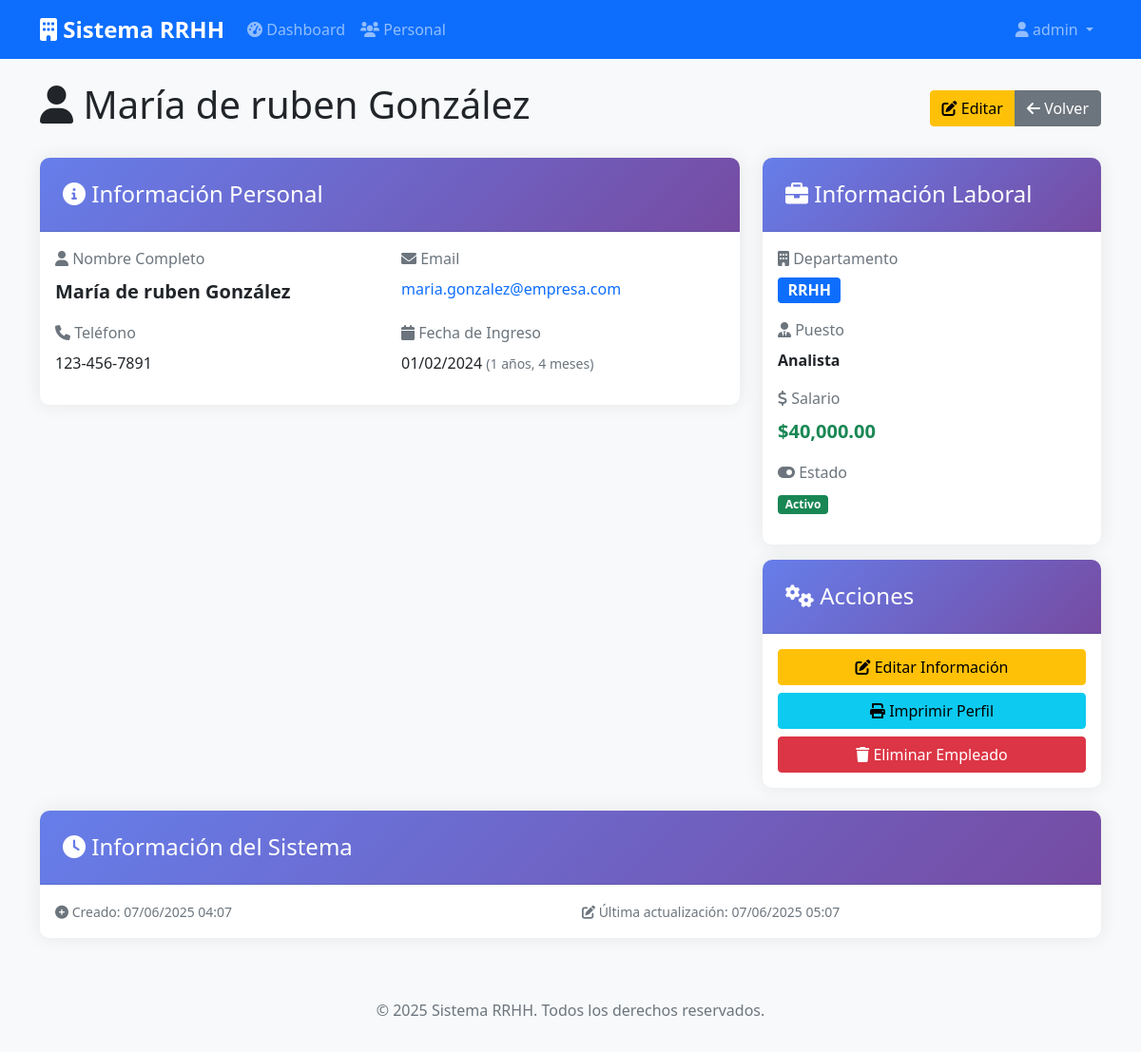
The app's page /pages/personal_view.php?id=2 (signed in) with its own data.
### tables this page shows
CREATE TABLE `personal` (
  `id` int NOT NULL AUTO_INCREMENT,
  `nombre` varchar(100) NOT NULL,
  `apellido` varchar(100) NOT NULL,
  `email` varchar(100) NOT NULL,
  `telefono` varchar(20) DEFAULT NULL,
  `departamento` varchar(100) DEFAULT NULL,
  `puesto` varchar(100) DEFAULT NULL,
  `fecha_ingreso` date DEFAULT NULL,
  `salario` decimal(10,2) DEFAULT NULL,
  `activo` tinyint(1) DEFAULT '1',
  `created_at` timestamp NULL DEFAULT CURRENT_TIMESTAMP,
  `updated_at` timestamp NULL DEFAULT CURRENT_TIMESTAMP ON UPDATE CURRENT_TIMESTAMP,
  PRIMARY KEY (`id`),
  UNIQUE KEY `email` (`email`)
);

### functions/personal.php (called while the page is built, shortened)
<?php
require_once '../config/database.php';
class Personal {
    private $conn;
    public function __construct() {
        $database = new Database();
        $this->conn = $database->getConnection();
    }
    public function readOne($id) {
        $query = "SELECT * FROM personal WHERE id = :id AND activo = 1";
        $stmt = $this->conn->prepare($query);
        $stmt->bindParam(':id', $id);
        $stmt->execute();
        return $stmt->fetch(PDO::FETCH_ASSOC);
    }
}
?>

### config/database.php (called while the page is built, shortened)
<?php
class Database {
    private $host = 'localhost';
    private $db_name = 'rrhh_system';
    private $username = 'root';
    private $password = 'Ruben2004';
    public function getConnection() {
        $this->conn = null;
        try {
            $this->conn = new PDO(
                "mysql:host=" . $this->host . ";dbname=" . $this->db_name . ";charset=utf8",
                $this->username,
                $this->password
            );
            $this->conn->setAttribute(PDO::ATTR_ERRMODE, PDO::ERRMODE_EXCEPTION);
        } catch(PDOException $exception) {
            echo "Error de conexión: " . $exception->getMessage();
        }
        return $this->conn;
    }
}
?>

### pages/personal_view.php (the view, shortened to what this page needs)
<?php
require_once '../includes/header.php';
require_once '../functions/personal.php';
$personal = new Personal();
$empleado = $personal->readOne($_GET['id']);
?>
<div class="row">
    <div class="col-12">
        <div class="d-flex justify-content-between align-items-center mb-4">
            <h1>
                <i class="fas fa-user"></i>
                <?php echo htmlspecialchars($empleado['nombre'] . ' ' . $empleado['apellido']); ?>
            </h1>
            <div class="btn-group">
                <a href="personal_form.php?id=<?php echo $empleado['id']; ?>" class="btn btn-warning">
                    <i class="fas fa-edit"></i> Editar
                </a>
                <a href="personal.php" class="btn btn-secondary">
                    <i class="fas fa-arrow-left"></i> Volver
                </a>
            </div>
        </div>
    </div>
</div>
<div class="row">
    <div class="col-lg-8">
        <div class="card">
            <div class="card-header">
                <h4><i class="fas fa-info-circle"></i> Información Personal</h4>
            </div>
            <div class="card-body">
                <div class="row">
                    <div class="col-md-6">
                        <div class="mb-3">
                            <label class="form-label text-muted">
                                <i class="fas fa-user"></i> Nombre Completo
                            </label>
                            <div class="fw-bold fs-5">
                                <?php echo htmlspecialchars($empleado['nombre'] . ' ' . $empleado['apellido']); ?>
                            </div>
                        </div>
                    </div>
                    <div class="col-md-6">
                        <div class="mb-3">
                            <label class="form-label text-muted">
                                <i class="fas fa-envelope"></i> Email
                            </label>
                            <div>
                                <a href="mailto:<?php echo htmlspecialchars($empleado['email']); ?>" class="text-decoration-none">
                                    <?php echo htmlspecialchars($empleado['email']); ?>
                                </a>
                            </div>
                        </div>
                    </div>
                </div>
                <div class="row">
                    <div class="col-md-6">
                        <div class="mb-3">
                            <label class="form-label text-muted">
                                <i class="fas fa-phone"></i> Teléfono
                            </label>
                            <div>
                                <?php echo $empleado['telefono'] ? htmlspecialchars($empleado['telefono']) : '<span class="text-muted">No especificado</span>'; ?>
                            </div>
                        </div>
                    </div>
                    <div class="col-md-6">
                        <div class="mb-3">
                            <label class="form-label text-muted">
                                <i class="fas fa-calendar"></i> Fecha de Ingreso
                            </label>
                            <div>
                                <?php
                                if ($empleado['fecha_ingreso']) {
                                    $fecha = new DateTime($empleado['fecha_ingreso']);
                                    echo $fecha->format('d/m/Y');
                                    $hoy = new DateTime();
                                    $antiguedad = $hoy->diff($fecha);
                                    echo ' <small class="text-muted">(' . $antiguedad->y . ' años, ' . $antiguedad->m . ' meses)</small>';
                                } else {
                                    echo '<span class="text-muted">No especificada</span>';
                                }
                                ?>
                            </div>
                        </div>
                    </div>
                </div>
            </div>
        </div>
    </div>
    <div class="col-lg-4">
        <div class="card">
            <div class="card-header">
                <h4><i class="fas fa-briefcase"></i> Información Laboral</h4>
            </div>
            <div class="card-body">
                <div class="mb-3">
                    <label class="form-label text-muted">
                        <i class="fas fa-building"></i> Departamento
                    </label>
                    <div>
                        <span class="badge bg-primary fs-6">
                            <?php echo htmlspecialchars($empleado['departamento']); ?>
                        </span>
                    </div>
                </div>
                <div class="mb-3">
                    <label class="form-label text-muted">
                        <i class="fas fa-user-tie"></i> Puesto
                    </label>
                    <div class="fw-bold">
                        <?php echo htmlspecialchars($empleado['puesto']); ?>
                    </div>
                </div>
                <div class="mb-3">
                    <label class="form-label text-muted">
                        <i class="fas fa-dollar-sign"></i> Salario
                    </label>
                    <div class="fw-bold text-success fs-5">
                        <?php
                        if ($empleado['salario']) {
                            echo '$' . number_format($empleado['salario'], 2, '.', ',');
                        } else {
                            echo '<span class="text-muted">No especificado</span>';
                        }
                        ?>
                    </div>
                </div>
                <div class="mb-3">
                    <label class="form-label text-muted">
                        <i class="fas fa-toggle-on"></i> Estado
                    </label>
                    <div>
                        <span class="badge bg-success">Activo</span>
                    </div>
                </div>
            </div>
        </div>
        <div class="card mt-3">
            <div class="card-header">
                <h4><i class="fas fa-cogs"></i> Acciones</h4>
            </div>
            <div class="card-body">
                <div class="d-grid gap-2">
                    <a href="personal_form.php?id=<?php echo $empleado['id']; ?>" class="btn btn-warning">
                        <i class="fas fa-edit"></i> Editar Información
                    </a>
                    <button type="button" class="btn btn-info" onclick="window.print()">
                        <i class="fas fa-print"></i> Imprimir Perfil
                    </button>
                    <a href="personal.php?delete=<?php echo $empleado['id']; ?>"
                       class="btn btn-danger"
                       onclick="return confirmDelete('<?php echo htmlspecialchars($empleado['nombre'] . ' ' . $empleado['apellido']); ?>')">
                        <i class="fas fa-trash"></i> Eliminar Empleado
                    </a>
                </div>
            </div>
        </div>
    </div>
</div>
<div class="row mt-4">
    <div class="col-12">
        <div class="card">
            <div class="card-header">
                <h4><i class="fas fa-clock"></i> Información del Sistema</h4>
            </div>
            <div class="card-body">
                <div class="row">
                    <div class="col-md-6">
                        <small class="text-muted">
                            <i class="fas fa-plus-circle"></i> Creado:
                            <?php echo date('d/m/Y H:i', strtotime($empleado['created_at'])); ?>
                        </small>
                    </div>
                    <div class="col-md-6">
                        <small class="text-muted">
                            <i class="fas fa-edit"></i> Última actualización:
                            <?php echo date('d/m/Y H:i', strtotime($empleado['updated_at'])); ?>
                        </small>
                    </div>
                </div>
            </div>
        </div>
    </div>
</div>
<?php require_once '../includes/footer.php'; ?>

### assets/css/style.css (style rules this page uses)
body { background-color: #f8f9fa; font-family: 'Segoe UI', Tahoma, Geneva, Verdana, sans-serif; }
.card { border: none; box-shadow: 0 0 20px rgba(0,0,0,0.08); border-radius: 10px; }
.card-header { background: linear-gradient(135deg, #667eea 0%, #764ba2 100%); color: white; border-radius: 10px 10px 0 0 !important; padding: 1.5rem; }
.card-header h4 { margin: 0; font-weight: 400; }

### records on screen
personal: nombre+apellido "María de ruben González", email "maria.gonzalez@empresa.com", telefono "123-456-7891", fecha_ingreso "01/02/2024", fecha_ingreso "1", fecha_ingreso "4", departamento "RRHH", puesto "Analista", salario "40,000.00", created_at "07/06/2025 04:07", updated_at "07/06/2025 05:07"

### other values on screen
$_SESSION['username'] "admin"
